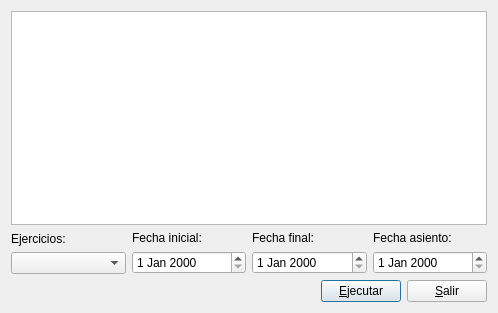
<ui version="4.0" >
 <class>exec_regul</class>
 <widget class="QDialog" name="exec_regul" >
  <property name="geometry" >
   <rect>
    <x>0</x>
    <y>0</y>
    <width>498</width>
    <height>313</height>
   </rect>
  </property>
  <property name="windowTitle" >
   <string>Ejecución de regularizaciones de cuentas</string>
  </property>
  <layout class="QVBoxLayout" name="verticalLayout_5" >
   <item>
    <widget class="QTableView" name="tabla" />
   </item>
   <item>
    <layout class="QHBoxLayout" name="horizontalLayout_2" >
     <item>
      <layout class="QVBoxLayout" name="verticalLayout" >
       <item>
        <widget class="QLabel" name="label" >
         <property name="text" >
          <string>Ejercicios:</string>
         </property>
        </widget>
       </item>
       <item>
        <widget class="QComboBox" name="ejerciciocomboBox" />
       </item>
      </layout>
     </item>
     <item>
      <layout class="QVBoxLayout" name="verticalLayout_2" >
       <item>
        <widget class="QLabel" name="label_2" >
         <property name="text" >
          <string>Fecha inicial:</string>
         </property>
        </widget>
       </item>
       <item>
        <widget class="QDateEdit" name="inicialdateEdit" />
       </item>
      </layout>
     </item>
     <item>
      <layout class="QVBoxLayout" name="verticalLayout_3" >
       <item>
        <widget class="QLabel" name="label_3" >
         <property name="text" >
          <string>Fecha final:</string>
         </property>
        </widget>
       </item>
       <item>
        <widget class="QDateEdit" name="finaldateEdit" />
       </item>
      </layout>
     </item>
     <item>
      <layout class="QVBoxLayout" name="verticalLayout_4" >
       <item>
        <widget class="QLabel" name="label_4" >
         <property name="text" >
          <string>Fecha asiento:</string>
         </property>
        </widget>
       </item>
       <item>
        <widget class="QDateEdit" name="asientodateEdit" />
       </item>
      </layout>
     </item>
    </layout>
   </item>
   <item>
    <layout class="QHBoxLayout" name="horizontalLayout" >
     <item>
      <spacer name="horizontalSpacer" >
       <property name="orientation" >
        <enum>Qt::Horizontal</enum>
       </property>
       <property name="sizeHint" stdset="0" >
        <size>
         <width>40</width>
         <height>20</height>
        </size>
       </property>
      </spacer>
     </item>
     <item>
      <widget class="QPushButton" name="ejecutarpushButton" >
       <property name="text" >
        <string>&amp;Ejecutar</string>
       </property>
       <property name="default" >
        <bool>true</bool>
       </property>
      </widget>
     </item>
     <item>
      <widget class="QPushButton" name="salirpushButton" >
       <property name="text" >
        <string>&amp;Salir</string>
       </property>
      </widget>
     </item>
    </layout>
   </item>
  </layout>
 </widget>
 <tabstops>
  <tabstop>tabla</tabstop>
  <tabstop>salirpushButton</tabstop>
 </tabstops>
 <resources/>
 <connections>
  <connection>
   <sender>salirpushButton</sender>
   <signal>clicked()</signal>
   <receiver>exec_regul</receiver>
   <slot>reject()</slot>
   <hints>
    <hint type="sourcelabel" >
     <x>587</x>
     <y>271</y>
    </hint>
    <hint type="destinationlabel" >
     <x>643</x>
     <y>231</y>
    </hint>
   </hints>
  </connection>
 </connections>
</ui>
